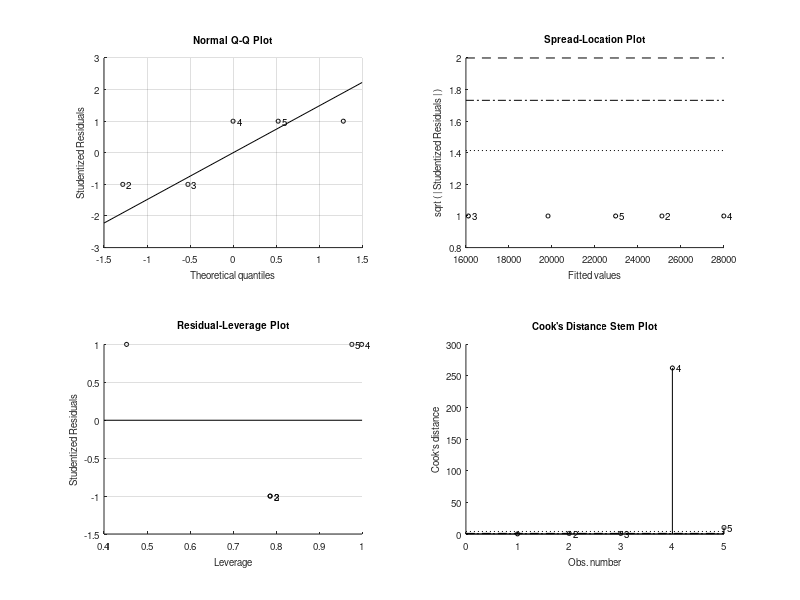

MATLAB code to generate this figure: (Note: this script raises an error after producing the figure.)
clc; clear; close all;

% Data
Size = [100, 130, 80, 150, 120]';
Rooms = [3, 4, 2, 3, 3]';
Ages = [10, 15, 5, 20, 8]';
Rent = [20000, 25000, 16000, 28000, 23000]';

% Input
X = [Size, Rooms, Ages];
Y = Rent;

% Linear Regression Model
linearModel = fitlm(X, Y);
disp(linearModel);

% User-defined affordability threshold
budget = input('Enter your budget for rent: ');
Y_class = Y <= budget;  % 1 if affordable, 0 if not

% Logistic Regression Model
logisticModel = fitglm(X, Y_class, 'Distribution', 'binomial', 'LikelihoodPenalty', 'jeffreys-prior');

% New data input
newSize = input('Enter house size (m²): ');
newRooms = input('Enter number of rooms: ');
newAges = input('Enter house age (years): ');

newData = [newSize, newRooms, newAges];

% Rent prediction
predictedRent = predict(linearModel, newData);
fprintf('Predicted Rent: %.2f\n', predictedRent);

% Affordability classification
predictedClass = predictedRent <= budget;
if predictedClass == 1
    fprintf('Predicted Affordability: AFFORDABLE\n');
else
    fprintf('Predicted Affordability: NOT AFFORDABLE\n');
end

% Visualization
figure;

subplot(2,1,1);
scatter(Size, Rent, 80, Ages, 'filled');
hold on;
scatter(newSize, predictedRent, 120, 'rx', 'LineWidth', 3);

SizeRange = linspace(min(Size), max(Size), 100)';
RoomsMean = mean(Rooms) * ones(size(SizeRange));
AgesMean = mean(Ages) * ones(size(SizeRange));
RentPredicted = predict(linearModel, [SizeRange, RoomsMean, AgesMean]);
plot(SizeRange, RentPredicted, 'b-', 'LineWidth', 2);

legend('Data (Colored by Age)', 'New Prediction', 'Regression Line', 'Location', 'best');
title('Linear Regression Model');
xlabel('Size (m²)');
ylabel('Predicted Rent');
colorbar;
grid on;
hold off;

subplot(2,1,2);
hold on;
scatter(Y, Y_class, 80, 'bo', 'filled');
scatter(predictedRent, predictedClass, 120, 'rx', 'LineWidth', 3);

legend('Existing Data', 'New Prediction', 'Location', 'best');
xlabel('Actual Rent');
ylabel('Affordability Probability (0 to 1)');
title('Logistic Regression');
grid on;
hold off;
